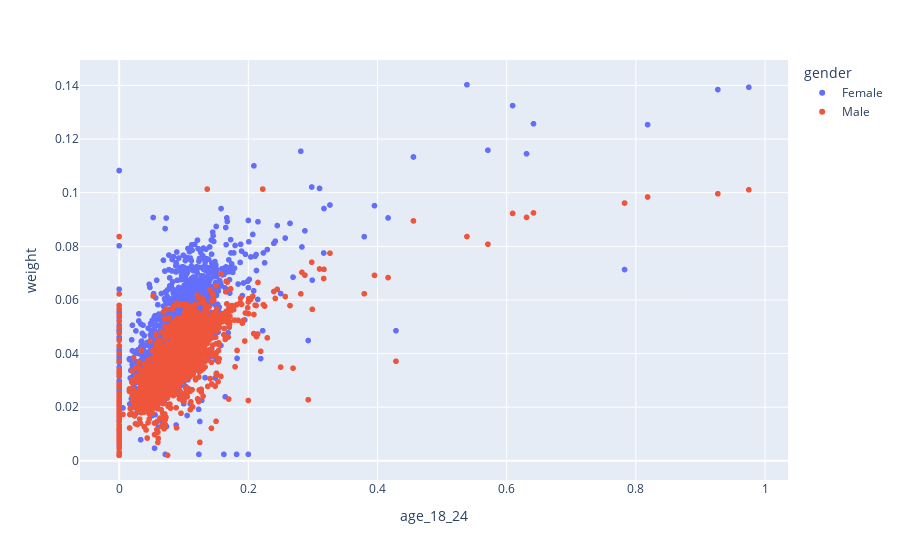

Notebook code cell kept with this figure:
### Markdown cell above
Weight v proportion of adult population between 18 and 24 by gender for every postal area in Australia

### Code cell
px.scatter(
    pd.pivot_table(
        weights_df,
        index = ['poa', 'gender'],
    ).reset_index().query(
        'gender.isin(["Male", "Female"])'
    ),
    x = 'age_18_24',
    y = 'weight',
    color = 'gender'
)

### Figure 1 — Plotly figure (JSON) as saved in the notebook; plotly's stock layout.template omitted (floating-point values rounded to 4 significant figures; data arrays with more than 128 entries replaced by an {"elided": "..."} marker saying what was removed)
{"data": [{"hovertemplate": "gender=Female<br>age_18_24=%{x}<br>weight=%{y}<extra></extra>", "legendgroup": "Female", "marker": {"color": "#636efa", "symbol": "circle"}, "mode": "markers", "name": "Female", "showlegend": true, "type": "scattergl", "x": {"elided": "2643 float values"}, "xaxis": "x", "y": {"elided": "2643 float values"}, "yaxis": "y"}, {"hovertemplate": "gender=Male<br>age_18_24=%{x}<br>weight=%{y}<extra></extra>", "legendgroup": "Male", "marker": {"color": "#EF553B", "symbol": "circle"}, "mode": "markers", "name": "Male", "showlegend": true, "type": "scattergl", "x": {"elided": "2643 float values"}, "xaxis": "x", "y": {"elided": "2643 float values"}, "yaxis": "y"}], "layout": {"legend": {"title": {"text": "gender"}, "tracegroupgap": 0}, "margin": {"t": 60}, "xaxis": {"anchor": "y", "domain": [0, 1], "title": {"text": "age_18_24"}}, "yaxis": {"anchor": "x", "domain": [0, 1], "title": {"text": "weight"}}}}
